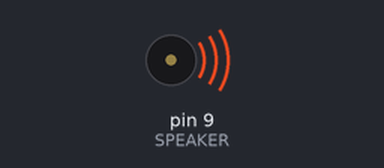
A sketch run on a simulated Arduino Uno, built with avr-gcc and run on an emulated ATmega328P. Shown: buzzer (waves = sounding).

Above: at 0.1 s.
At 2.1 s:
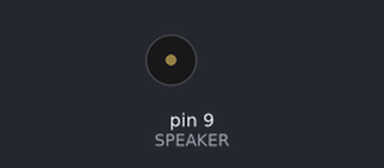
Timing chart, 0 to 3.6 s (numbered marks = the images above):
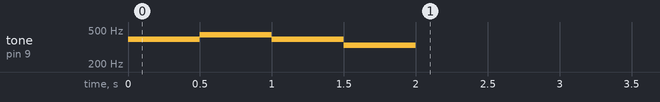

The sketch:

_______0514___5_3.ino
```cpp
#include <Arduino.h>

//--------------
const byte SPEAKER = 9;

int notes[] = {
    392, 392, 440, 440, 392, 392, 330};
int times[] = {
    250, 250, 250, 250, 250, 250, 500};
//--------------

void setup()
{
  for (int i = 0; i < 7; i++)
  {
    tone(SPEAKER, notes[i], times[i]);
    delay(times[i]);
  }
}

void loop()
{
}
```
